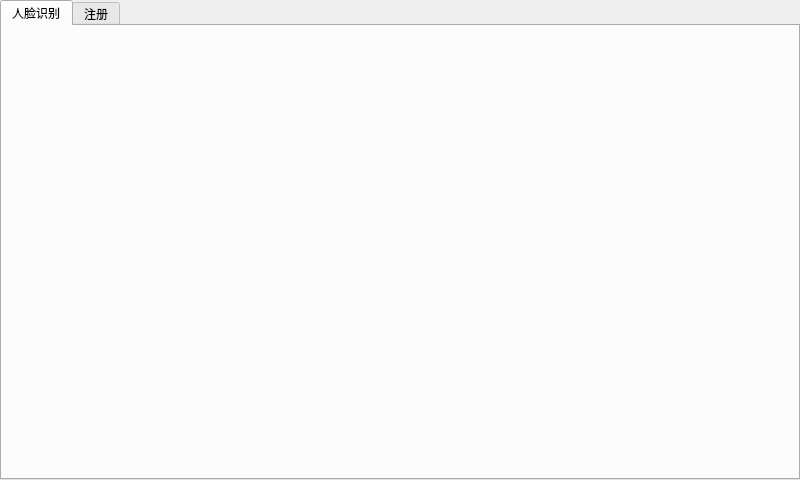
<?xml version="1.0" encoding="UTF-8"?>
<ui version="4.0">
 <class>Form</class>
 <widget class="QWidget" name="Form">
  <property name="geometry">
   <rect>
    <x>0</x>
    <y>0</y>
    <width>800</width>
    <height>480</height>
   </rect>
  </property>
  <property name="windowTitle">
   <string>Form</string>
  </property>
  <widget class="QTabWidget" name="tabWidget">
   <property name="geometry">
    <rect>
     <x>0</x>
     <y>0</y>
     <width>800</width>
     <height>480</height>
    </rect>
   </property>
   <property name="currentIndex">
    <number>0</number>
   </property>
   <widget class="FaceAttendence" name="Face_Identifaction">
    <attribute name="title">
     <string>人脸识别</string>
    </attribute>
   </widget>
   <widget class="Register" name="Face_Register">
    <attribute name="title">
     <string>注册</string>
    </attribute>
   </widget>
  </widget>
 </widget>
 <customwidgets>
  <customwidget>
   <class>FaceAttendence</class>
   <extends>QWidget</extends>
   <header location="global">faceattendence.h</header>
   <container>1</container>
  </customwidget>
  <customwidget>
   <class>Register</class>
   <extends>QWidget</extends>
   <header location="global">register.h</header>
   <container>1</container>
  </customwidget>
 </customwidgets>
 <resources/>
 <connections/>
</ui>
